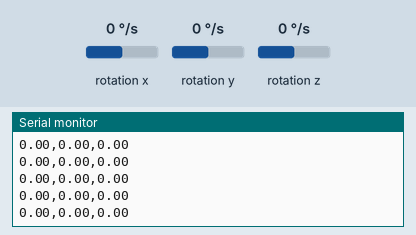
Simulated run of this sketch. Board: Arduino Nano 33 BLE. On the bench: the last lines printed to the serial monitor. The test bench sets the inputs (shaded band); at power-on: rotation x 0 °/s, rotation y 0 °/s, rotation z 0 °/s.

Above: at 1.2 s.
1.3 s: rotation x set to -192 °/s
At 2.1 s:
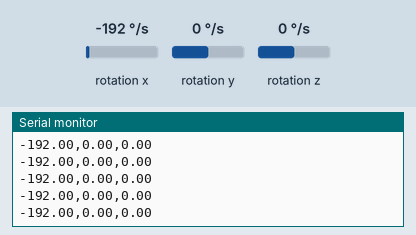
2.8 s: rotation y set to -192 °/s
At 3.8 s:
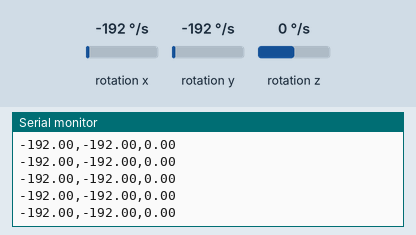
4.3 s: rotation z set to -192 °/s
At 4.8 s:
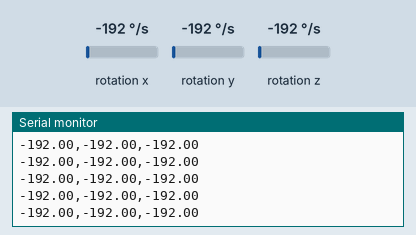

Measured:
- after the input at 1.3 s, the serial monitor: prints a new line at once (image 1)
- after the input at 2.8 s, the serial monitor: prints a new line at once (image 2)
- after the input at 4.3 s, the serial monitor: prints a new line at once (image 3)

The sketch:

identifying_correct_axes.ino
```cpp
#include <Arduino_LSM9DS1.h>

void setup() {
  Serial.begin(115200);
  while (!Serial) { delay(10); }

  if (!IMU.begin()) {
    Serial.println("IMU init failed");
    while (1) {}
  }

  Serial.println("gx,gy,gz (dps)");
}

void loop() {
  float gx, gy, gz;
  if (IMU.gyroscopeAvailable()) {
    IMU.readGyroscope(gx, gy, gz);

    // CSV format works great with Serial Plotter
    Serial.print(gx); Serial.print(",");
    Serial.print(gy); Serial.print(",");
    Serial.println(gz);
  }
  delay(10);
}
```
